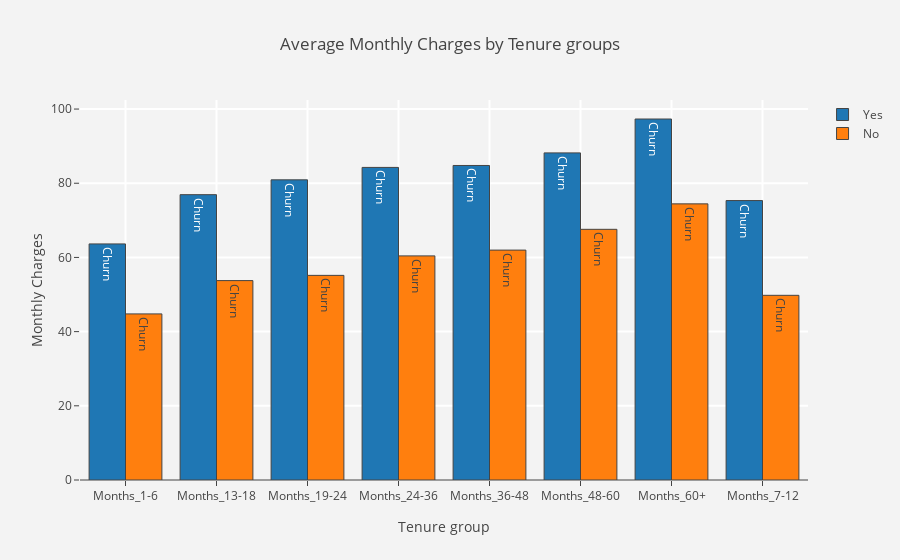

Notebook source saved alongside this figure:
### Code cell
avg_tgc = df.groupby(["tenure_group","Churn"])[["MonthlyCharges",
                                                    "TotalCharges"]].mean().reset_index()

#function for tracing 
def mean_charges(column,aggregate) :
    tracer = go.Bar(x = avg_tgc[avg_tgc["Churn"] == aggregate]["tenure_group"],
                    y = avg_tgc[avg_tgc["Churn"] == aggregate][column],
                    name = aggregate,marker = dict(line = dict(width = 1)),
                    text = "Churn"
                   )
    return tracer

#function for layout
def layout_plot(title,xaxis_lab,yaxis_lab) :
    layout = go.Layout(dict(title = title,
                            plot_bgcolor  = "rgb(243,243,243)",
                            paper_bgcolor = "rgb(243,243,243)",
                            xaxis = dict(gridcolor = 'rgb(255, 255, 255)',title = xaxis_lab,
                                         zerolinewidth=1,ticklen=5,gridwidth=2),
                            yaxis = dict(gridcolor = 'rgb(255, 255, 255)',title = yaxis_lab,
                                         zerolinewidth=1,ticklen=5,gridwidth=2),
                           )
                      )
    return layout
    

#plot1 - mean monthly charges by tenure groups
trace1  = mean_charges("MonthlyCharges","Yes")
trace2  = mean_charges("MonthlyCharges","No")
layout1 = layout_plot("Average Monthly Charges by Tenure groups",
                      "Tenure group","Monthly Charges")
data1   = [trace1,trace2]
fig1    = go.Figure(data=data1,layout=layout1)

py.iplot(fig1)

### Figure 1 — Plotly figure (JSON) as saved in the notebook; plotly's stock layout.template omitted (floating-point values rounded to 4 significant figures)
{"data": [{"marker": {"line": {"width": 1}}, "name": "Yes", "text": "Churn", "type": "bar", "uid": "54502ccd-b6e1-47e2-9cf0-361c898738d3", "x": ["Months_1-6", "Months_13-18", "Months_19-24", "Months_24-36", "Months_36-48", "Months_48-60", "Months_60+", "Months_7-12"], "y": [63.64, 76.92, 80.92, 84.27, 84.79, 88.18, 97.32, 75.33]}, {"marker": {"line": {"width": 1}}, "name": "No", "text": "Churn", "type": "bar", "uid": "5e8855e7-c907-441c-b084-35c3632748f3", "x": ["Months_1-6", "Months_13-18", "Months_19-24", "Months_24-36", "Months_36-48", "Months_48-60", "Months_60+", "Months_7-12"], "y": [44.78, 53.75, 55.17, 60.42, 61.98, 67.58, 74.44, 49.79]}], "layout": {"paper_bgcolor": "rgb(243,243,243)", "plot_bgcolor": "rgb(243,243,243)", "title": {"text": "Average Monthly Charges by Tenure groups"}, "xaxis": {"gridcolor": "rgb(255, 255, 255)", "gridwidth": 2, "ticklen": 5, "title": {"text": "Tenure group"}, "zerolinewidth": 1}, "yaxis": {"gridcolor": "rgb(255, 255, 255)", "gridwidth": 2, "ticklen": 5, "title": {"text": "Monthly Charges"}, "zerolinewidth": 1}}}
